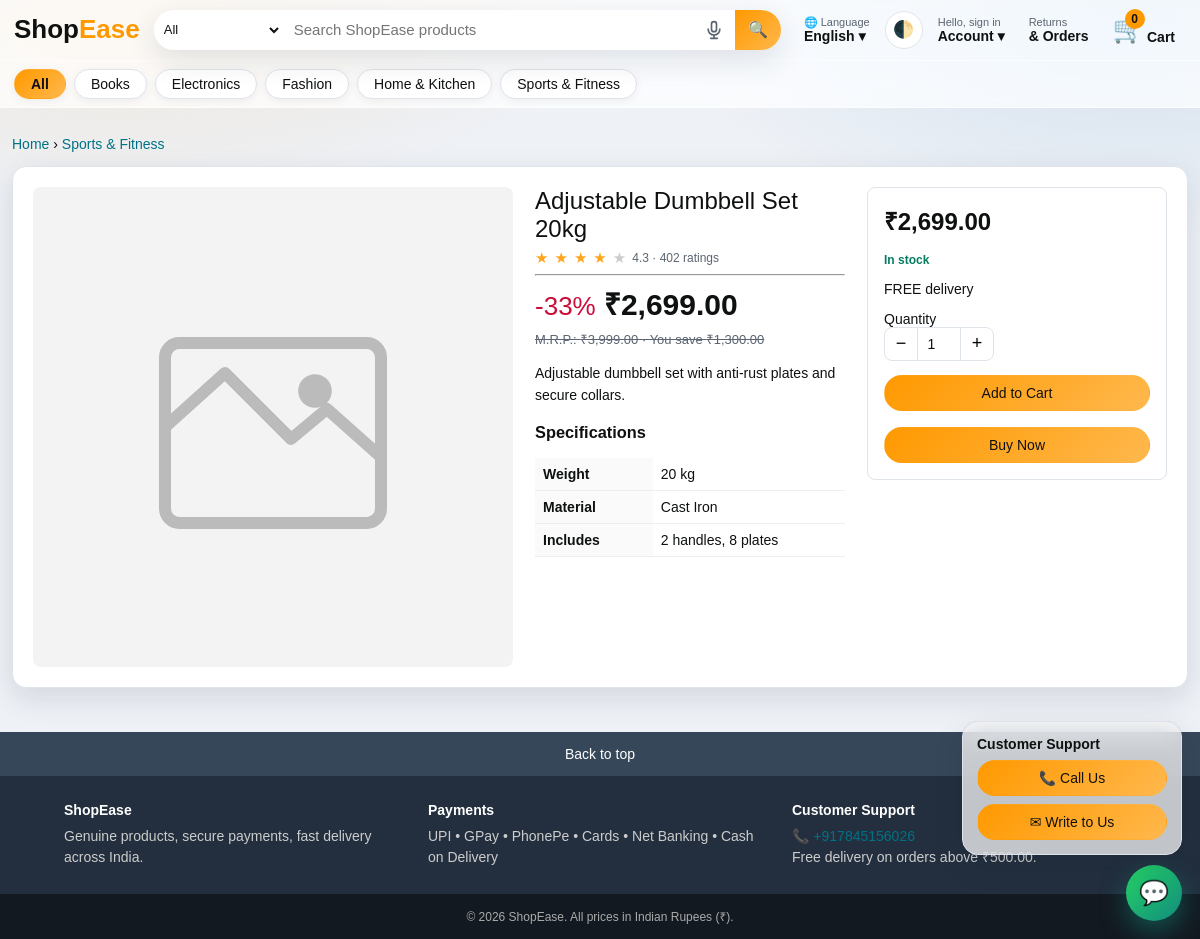
The page /product.php?id=10 on the database its author committed.
### tables this page shows
CREATE TABLE IF NOT EXISTS categories (
    category_id INT UNSIGNED AUTO_INCREMENT PRIMARY KEY,
    name        VARCHAR(100) NOT NULL,
    slug        VARCHAR(120) NOT NULL,
    UNIQUE KEY uq_categories_slug (slug)
);

CREATE TABLE IF NOT EXISTS products (
    product_id     INT UNSIGNED AUTO_INCREMENT PRIMARY KEY,
    category_id    INT UNSIGNED NOT NULL,
    name           VARCHAR(200) NOT NULL,
    description    TEXT NULL,
    specifications TEXT NULL,                     
    mrp_price      DECIMAL(10,2) NOT NULL,
    selling_price  DECIMAL(10,2) NOT NULL,
    stock_quantity INT UNSIGNED NOT NULL DEFAULT 0,
    image_path     VARCHAR(255) NULL,
    rating         DECIMAL(2,1) NOT NULL DEFAULT 4.0,
    rating_count   INT UNSIGNED NOT NULL DEFAULT 0,
    created_at     TIMESTAMP NOT NULL DEFAULT CURRENT_TIMESTAMP,
    KEY idx_products_category (category_id),
    KEY idx_products_name (name),
    KEY idx_products_stock (stock_quantity),
    CONSTRAINT fk_products_category FOREIGN KEY (category_id) REFERENCES categories(category_id) ON DELETE RESTRICT
);

### includes/lang.php (called while the page is built, shortened)
<?php
require_once __DIR__ . '/functions.php';
function lang_code(): string
{
    $l = $_SESSION['lang'] ?? ($_COOKIE['lang'] ?? 'en');
    return in_array($l, ['en', 'ta'], true) ? $l : 'en';
}
function t(string $key, array $repl = []): string
{
    static $dict = [];
    $l = lang_code();
    foreach (['en', $l] as $c) if (!isset($dict[$c])) $dict[$c] = require __DIR__ . '/../lang/' . $c . '.php';
    $s = $dict[$l][$key] ?? $dict['en'][$key] ?? $key;
    return $s;
}
function cat_name(string $slug, string $fallback): string { $k = 'cat_' . $slug; $s = t($k); return $s === $k ? $fallback : $s; }

### lang/en.php (called while the page is built)
<?php
return [
    'all' => 'All', 'hello' => 'Hello', 'sign_in_short' => 'sign in', 'account' => 'Account', 'orders' => '& Orders', 'returns' => 'Returns',
    'cart' => 'Cart', 'sign_in' => 'Sign in', 'create_account' => 'Create account', 'my_orders' => 'My Orders', 'change_password' => 'Change Password',
    'whatsapp_login' => 'WhatsApp Login', 'admin_panel' => 'Admin Panel', 'sign_out' => 'Sign out', 'language' => 'Language', 'theme' => 'Toggle theme',
    'search_placeholder' => 'Search ShopEase products', 'search' => 'Search', 'voice_search' => 'Search by voice', 'listening' => 'Listening…',
    'add_to_cart' => 'Add to Cart', 'quick_view' => 'Quick view', 'buy_now' => 'Buy Now', 'in_stock' => 'In stock', 'out_of_stock' => 'Out of stock', 'only_left' => 'Only :n left in stock',
    'recommended' => 'Recommended for you', 'results_for' => 'Results for', 'no_products' => 'No products found',
    'sort_new' => 'Newest', 'sort_low' => 'Price: Low to High', 'sort_high' => 'Price: High to Low', 'sort_disc' => 'Biggest discount', 'sort_rate' => 'Top rated',
    'cat_electronics' => 'Electronics', 'cat_fashion' => 'Fashion', 'cat_home-kitchen' => 'Home & Kitchen', 'cat_books' => 'Books', 'cat_sports-fitness' => 'Sports & Fitness',
    'checkout' => 'Checkout', 'shipping_address' => 'Shipping address', 'payment_method' => 'Payment method', 'online_payment' => 'Online Payment', 'cod' => 'Cash on Delivery',
    'full_name' => 'Full name', 'mobile' => 'Mobile number', 'street' => 'Street address', 'pincode' => 'Pincode', 'city_district' => 'City / District', 'state' => 'State',
    'order_summary' => 'Order summary', 'items_total' => 'Items total', 'delivery' => 'Delivery', 'net_payable' => 'Net payable', 'free' => 'FREE',
    'support' => 'Customer Support', 'call_us' => 'Call Us', 'write_to_us' => 'Write to Us', 'send' => 'Send', 'cancel' => 'Cancel', 'close' => 'Close',
    'your_name' => 'Your name', 'your_email' => 'Your email', 'order_id_optional' => 'Order ID (optional)', 'your_query' => 'Your query',
    'cancel_order' => 'Cancel Order', 'cancel_reason' => 'Reason for cancellation', 'confirm_cancel' => 'Confirm cancellation', 'back_to_top' => 'Back to top',
];

### config/db.php (called while the page is built, shortened)
<?php
final class Database
{
    private static ?PDO $pdo = null;
    public static function getConnection(): PDO
    {
        if (self::$pdo === null) {
            $dsn = sprintf('mysql:host=%s;port=%s;dbname=%s;charset=utf8mb4', DB_HOST, DB_PORT, DB_NAME);
            try {
                self::$pdo = new PDO($dsn, DB_USER, DB_PASS, [
                    PDO::ATTR_ERRMODE            => PDO::ERRMODE_EXCEPTION,
                    PDO::ATTR_DEFAULT_FETCH_MODE => PDO::FETCH_ASSOC,
                    PDO::ATTR_EMULATE_PREPARES   => false,
                    PDO::MYSQL_ATTR_INIT_COMMAND => "SET time_zone = '+05:30'",
                ]);
            } catch (PDOException $e) {
                error_log('DB connection failed: ' . $e->getMessage());
                http_response_code(500);
                exit(APP_DEBUG ? 'Database error: ' . htmlspecialchars($e->getMessage()) : 'Service temporarily unavailable.');
            }
        }
        return self::$pdo;
    }
}

### product.php (the view, shortened to what this page needs)
<?php
require_once __DIR__ . '/includes/functions.php';
$db = Database::getConnection();
$id = (int)($_GET['id'] ?? 0);
$st = $db->prepare('SELECT p.*, c.name AS category_name, c.slug FROM products p JOIN categories c ON c.category_id = p.category_id WHERE p.product_id = ?');
$st->execute([$id]);
$p = $st->fetch();
$imgs = [];
$mainSrc = product_image($imgs[0] ?? null);
$specs = [];
foreach (preg_split('/\r?\n/', (string)$p['specifications']) as $line) {
    if (str_contains($line, ':')) { [$k, $v] = array_map('trim', explode(':', $line, 2)); if ($k !== '') $specs[$k] = $v; }
}
$off = discount_percent((float)$p['mrp_price'], (float)$p['selling_price']);
$stock = (int)$p['stock_quantity'];
require __DIR__ . '/includes/header.php';
?>
<p><a href="<?= url('index.php') ?>">Home</a> › <a href="<?= url('index.php?cat=' . urlencode($p['slug'])) ?>"><?= e($p['category_name']) ?></a></p>
<div class="detail panel">
  <div class="gallery">
    <div class="main"><img id="mainImg" src="<?= e($mainSrc) ?>" alt="<?= e($p['name']) ?>"></div>
  </div>
  <div>
    <h1><?= e($p['name']) ?></h1>
    <div class="rating"><?= stars_html((float)$p['rating']) ?> <span><?= number_format((float)$p['rating'], 1) ?> · <?= number_format((int)$p['rating_count']) ?> ratings</span></div>
    <hr>
    <div class="price-row">
      <?php if ($off > 0): ?><span style="color:#cc0c39;font-size:26px">-<?= $off ?>%</span><?php endif; ?>
      <span class="price" style="font-size:30px"><?= money($p['selling_price']) ?></span>
    </div>
    <?php if ($off > 0): ?><div class="mrp">M.R.P.: <?= money($p['mrp_price']) ?> · You save <?= money((float)$p['mrp_price'] - (float)$p['selling_price']) ?></div><?php endif; ?>
    <p style="line-height:1.6"><?= nl2br(e($p['description'])) ?></p>
    <?php if ($specs): ?>
      <h3>Specifications</h3>
      <table class="spec"><?php foreach ($specs as $k => $v): ?><tr><td><?= e($k) ?></td><td><?= e($v) ?></td></tr><?php endforeach; ?></table>
    <?php endif; ?>
  </div>
  <aside class="buybox">
    <div class="price" style="font-size:24px"><?= money($p['selling_price']) ?></div>
    <p><?= $stock <= 0 ? '<span class="stock out">Out of stock</span>' : ($stock <= LOW_STOCK_THRESHOLD ? '<span class="stock low">Only ' . $stock . ' left in stock</span>' : '<span class="stock in">In stock</span>') ?></p>
    <p><?= (float)$p['selling_price'] >= FREE_DELIVERY_ABOVE ? 'FREE delivery' : 'Delivery ' . e(money(DELIVERY_CHARGE)) . ' (free above ' . e(money(FREE_DELIVERY_ABOVE)) . ')' ?></p>
    <?php if ($stock > 0): ?>
      <p>Quantity<br>
        <span class="qty" data-detail><button type="button" data-d="-">−</button><input id="detailQty" type="number" value="1" min="1" max="<?= $stock ?>" readonly><button type="button" data-d="+">+</button></span>
      </p>
      <button class="btn btn-block" data-add-cart="<?= (int)$p['product_id'] ?>">Add to Cart</button><br>
      <button class="btn btn-orange btn-block" data-add-cart="<?= (int)$p['product_id'] ?>" data-buy-now="1">Buy Now</button>
    <?php else: ?><button class="btn btn-block" disabled>Currently unavailable</button><?php endif; ?>
  </aside>
</div>
<?php require __DIR__ . '/includes/footer.php'; ?>

### includes/header.php (shortened to what this page needs)
<?php
require_once __DIR__ . '/functions.php';
require_once __DIR__ . '/lang.php';
$user = current_user();
$cats = Database::getConnection()->query('SELECT category_id, name, slug FROM categories ORDER BY name')->fetchAll();
$q = trim((string)($_GET['q'] ?? ''));
$activeCat = (string)($_GET['cat'] ?? '');
$L = lang_code();
?>
<!DOCTYPE html>
<html lang="<?= $L ?>" data-speech="<?= $L === 'ta' ? 'ta-IN' : 'en-IN' ?>">
<head>
<link rel="stylesheet" href="<?= BASE_URL ?>/assets/css/style.css">
<link rel="stylesheet" href="<?= BASE_URL ?>/assets/css/theme.css">
</head>
<body>
<header class="site-header">
  <div class="nav-top">
    <a class="logo" href="<?= url('index.php') ?>">Shop<span>Ease</span></a>
    <form class="search" action="<?= url('index.php') ?>" method="get" autocomplete="off" role="search">
      <select name="cat" aria-label="Category">
        <option value=""><?= e(t('all')) ?></option>
      </select>
      <input type="search" name="q" id="searchInput" value="<?= e($q) ?>" placeholder="<?= e(t('search_placeholder')) ?>" aria-label="<?= e(t('search')) ?>">
      <button type="button" id="voiceBtn" class="voice-btn" aria-label="<?= e(t('voice_search')) ?>" title="<?= e(t('voice_search')) ?>">
        <svg viewBox="0 0 24 24" width="20" height="20" fill="none" stroke="currentColor" stroke-width="2" stroke-linecap="round" stroke-linejoin="round"><rect x="9" y="2" width="6" height="12" rx="3"/><path d="M5 11a7 7 0 0 0 14 0M12 18v4M8 22h8"/></svg></button>
      <button type="submit" aria-label="<?= e(t('search')) ?>">🔍</button>
    </form>
    <div class="nav-right">
      <div class="dropdown">
        <a class="nav-link" href="#" aria-label="<?= e(t('language')) ?>"><small>🌐 <?= e(t('language')) ?></small><strong><?= $L === 'ta' ? 'தமிழ்' : 'English' ?> ▾</strong></a>
      </div>
      <button type="button" id="themeBtn" class="theme-btn" aria-label="<?= e(t('theme')) ?>" title="<?= e(t('theme')) ?>">🌓</button>
      <div class="dropdown">
        <a class="nav-link" href="<?= $user ? '#' : url('login.php') ?>">
          <small><?= e(t('hello')) ?>, <?= $user ? e(explode(' ', $user['full_name'])[0]) : e(t('sign_in_short')) ?></small>
          <strong><?= e(t('account')) ?> ▾</strong>
        </a>
      </div>
      <a class="nav-link" href="<?= url('my_orders.php') ?>"><small><?= e(t('returns')) ?></small><strong><?= e(t('orders')) ?></strong></a>
      <a class="cart-link" href="<?= url('cart.php') ?>" aria-label="<?= e(t('cart')) ?>">
        <span class="cart-icon">🛒</span><span class="cart-badge" id="cartBadge"><?= cart_count() ?></span><strong><?= e(t('cart')) ?></strong>
      </a>
    </div>
  </div>
  <nav class="nav-sub" aria-label="Categories">
    <a href="<?= url('index.php') ?>" class="<?= $activeCat === '' ? 'active' : '' ?>"><?= e(t('all')) ?></a>
    <?php foreach ($cats as $c): ?>
      <a href="<?= url('index.php?cat=' . urlencode($c['slug'])) ?>" class="<?= $activeCat === $c['slug'] ? 'active' : '' ?>"><?= e(cat_name($c['slug'], $c['name'])) ?></a>
    <?php endforeach; ?>
  </nav>
</header>
<main class="container">

### assets/css/style.css (style rules this page uses)
:root { --nav:#131921;--nav2:#232f3e;--accent:#febd69;--btn:#ffd814;--btn2:#ffa41c;--link:#007185;--red:#b12704;--green:#067d62;--bg:#eaeded;--card:#fff;--text:#0f1111;--muted:#565959;--border:#d5d9d9 }
* { box-sizing:border-box }
body { margin:0;font-family:Arial,Helvetica,sans-serif;background:var(--bg);color:var(--text);font-size:14px }
a { color:var(--link);text-decoration:none }
img { max-width:100% }
.container { max-width:1300px;margin:0 auto;padding:14px 12px }
.site-header { position:sticky;top:0;z-index:100;background:var(--nav) }
.nav-top { display:flex;align-items:center;gap:14px;padding:8px 14px;color:#fff }
.logo { font-size:26px;font-weight:700;color:#fff;white-space:nowrap }
.logo span { color:var(--accent) }
.search { position:relative;flex:1;display:flex;height:40px;border-radius:6px;overflow:visible }
.search select { border:0;background:#e6e6e6;border-radius:6px 0 0 6px;padding:0 6px;max-width:130px;font-size:13px;color:#333 }
.search input { flex:1;border:0;padding:0 12px;font-size:15px;outline:0;min-width:0 }
.search button { border:0;background:var(--accent);width:46px;border-radius:0 6px 6px 0;cursor:pointer;font-size:16px }
.nav-right { display:flex;align-items:center;gap:6px }
.nav-link,.cart-link { color:#fff;display:flex;flex-direction:column;line-height:1.15;padding:6px 8px;border:1px solid transparent;border-radius:3px;white-space:nowrap }
.nav-link small { font-size:11px;color:#ddd }
.cart-link { flex-direction:row;align-items:flex-end;gap:2px;position:relative;padding-right:10px }
.cart-icon { font-size:26px }
.cart-badge { position:absolute;top:0;left:20px;background:var(--accent);color:#111;border-radius:10px;min-width:20px;height:20px;line-height:20px;text-align:center;font-size:12px;font-weight:700;padding:0 4px }
.dropdown { position:relative }
.nav-sub { background:var(--nav2);display:flex;gap:2px;overflow-x:auto;padding:0 10px }
.nav-sub a { color:#fff;padding:8px 12px;white-space:nowrap;border:1px solid transparent }
.nav-sub a:hover,.nav-sub a.active { border-color:#fff;text-decoration:none }
.rating { display:flex;align-items:center;gap:6px;color:var(--muted);font-size:12px }
.price-row { margin:6px 0;display:flex;align-items:baseline;gap:8px;flex-wrap:wrap }
.price { font-size:20px;font-weight:700 }
.mrp { color:var(--muted);text-decoration:line-through;font-size:13px }
.stock { font-size:12px;margin-bottom:8px;font-weight:700 }
.in { color:var(--green) }
.btn { display:inline-block;border:1px solid #fcd200;background:var(--btn);color:#111;padding:9px 16px;border-radius:20px;cursor:pointer;font-size:14px;text-align:center }
.btn-orange { background:var(--btn2);border-color:#ff8f00 }
.btn-block { display:block;width:100% }
.panel { background:#fff;border-radius:8px;padding:20px;box-shadow:0 1px 3px rgba(0,0,0,.08) }
.detail { display:grid;grid-template-columns:minmax(280px,480px) 1fr 300px;gap:22px;align-items:start }
.gallery .main { background:#fff;border-radius:8px;aspect-ratio:1/1;display:flex;align-items:center;justify-content:center;overflow:hidden }
.gallery .main img { max-width:100%;max-height:100%;object-fit:contain }
.detail h1 { font-size:24px;font-weight:500;margin:0 0 6px }
.spec { width:100%;border-collapse:collapse;margin-top:10px }
.spec td { padding:8px;border-bottom:1px solid #eee }
.spec td:first-child { font-weight:700;width:38%;background:#fafafa }
.buybox { background:#fff;border:1px solid var(--border);border-radius:8px;padding:16px }
.qty { display:inline-flex;align-items:center;border:1px solid var(--border);border-radius:8px;overflow:hidden;background:#f0f2f2 }
.qty button { border:0;background:transparent;width:32px;height:32px;font-size:18px;cursor:pointer }
.qty input { width:44px;height:32px;text-align:center;border:0;border-left:1px solid var(--border);border-right:1px solid var(--border);background:#fff;font-size:14px }

### rows shown on the page
categories: name "Books"
categories: name "Electronics"
categories: name "Fashion"
categories: name "Home & Kitchen"
categories: name "Sports & Fitness"
products: category.name "Sports & Fitness", name "Adjustable Dumbbell Set 20kg", rating "4.3", rating_count "402", off "33", selling_price "₹2,699.00", mrp_price "₹3,999.00", money((float)$p['mrp_price'] - (float)$p['selling_price']) "₹1,300.00", description "Adjustable dumbbell set with anti-rust plates and secure collars."

### other values the page prints
t('language') "Language"
t('hello') "Hello"
t('sign_in_short') "sign in"
t('account') "Account"
t('returns') "Returns"
t('orders') "& Orders"
cart_count() "0"
t('cart') "Cart"
t('all') "All"
$k "Weight"
$v "20 kg"
$k "Material"
$v "Cast Iron"
$k "Includes"
$v "2 handles, 8 plates"
